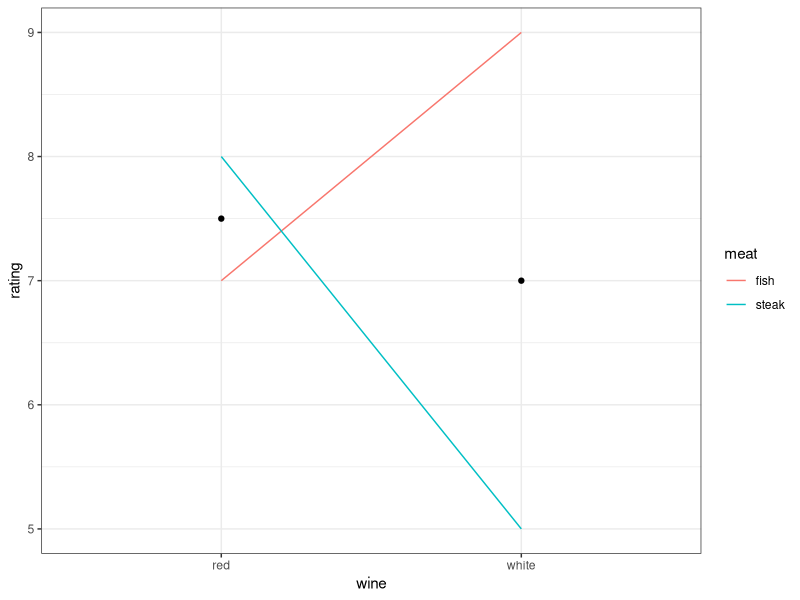

Source code (R):
## ---- chunk 1
#| label: setup
#| include: false

knitr::opts_chunk$set(
    warning = FALSE,
    message = FALSE,
    fig.path = "figs/",
    fig.width = 7.252,
    fig.height = 4,
    comment = "#>",
    fig.retina = 3
)

library(tidyverse)
## ---- chunk 2
data <- tribble(
    ~meat,   ~wine,   ~rating,
    "steak", "red",    8,
    "steak", "white",  5,
    "fish", "red",     7,
    "fish", "white",   9
)
## ---- chunk 3
wine_red <- data %>% 
    filter(wine == "red") %>%
    pull(rating)

wine_white <- data %>% 
    filter(wine == "white") %>%
    pull(rating)

mean(wine_red) - mean(wine_white)
## ---- chunk 4
meat_steak <- data %>% 
    filter(meat == "steak") %>%
    pull(rating)

meat_fish <- data %>% 
    filter(meat == "fish") %>%
    pull(rating)

mean(meat_steak) - mean(meat_fish)
## ---- chunk 5
wine_red_fish <- data %>%
    filter(wine == "red", meat == "fish") %>%
    pull(rating)

wine_red_steak <- data %>%
    filter(wine == "red", meat == "steak") %>%
    pull(rating)

wine_white_fish <- data %>% 
    filter(wine == "white", meat == "fish") %>%
    pull(rating)

wine_white_steak <- data %>% 
    filter(wine == "white", meat == "steak") %>%
    pull(rating)

# Meat preference with RED wine 
# (positive means STEAK preferred, negative means FISH preferred): 
wine_red_steak - wine_red_fish

# Meat preference with WHITE wine 
# (positive means STEAK preferred, negative means FISH preferred):
wine_white_steak - wine_white_fish

((wine_red_steak - wine_red_fish) - (wine_white_steak - wine_white_fish)) / 2
## ---- chunk 6
ggplot(data) + 
    geom_line(aes(x = wine, y = rating, group = meat, color = meat)) + 
    geom_point(
        data = data %>% 
            group_by(wine) %>% 
            summarise(rating = mean(rating)), 
        aes(x = wine, y = rating)) +
    theme_bw()
